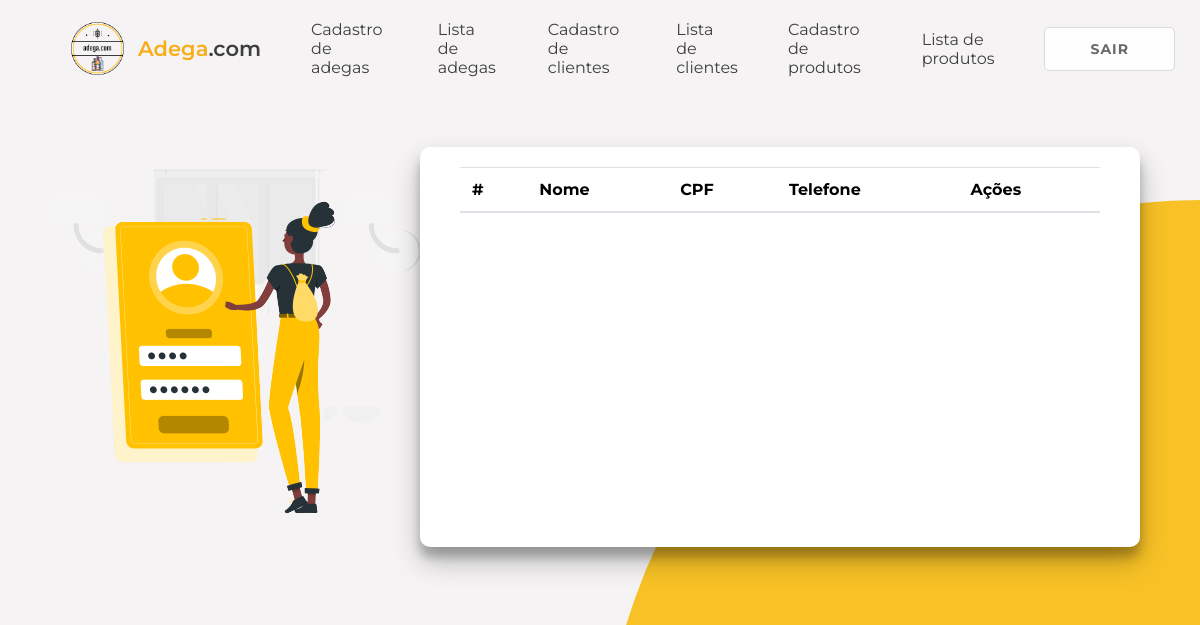
The app's page /clientes (signed in), older data.
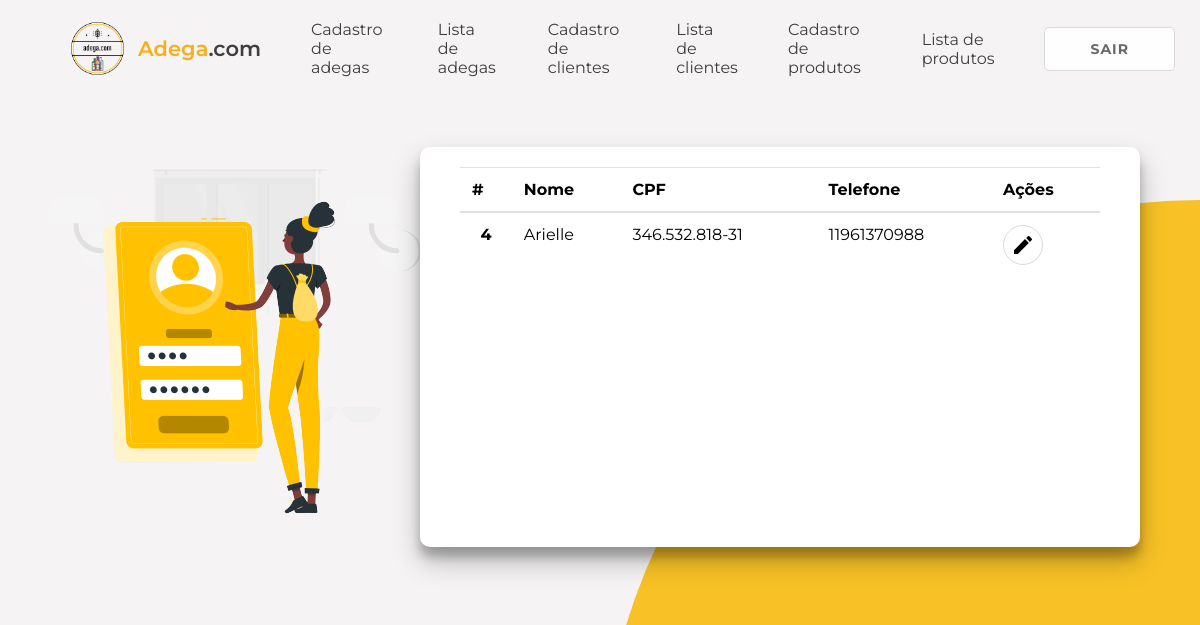
The same page, newer data.
### tables this page shows
CREATE TABLE clientes (
    id_cliente INTEGER PRIMARY KEY AUTOINCREMENT,
    nomeCliente VARCHAR(50) NOT NULL,
    cpf VARCHAR(50) NOT NULL,
    cep VARCHAR(50) NOT NULL,
    cidade VARCHAR(50) NOT NULL,
    rua VARCHAR(50) NOT NULL,
    bairro VARCHAR(50) NOT NULL,
    nResidencia VARCHAR(50) NOT NULL,
    complemento VARCHAR(50) NULL,
    telefone VARCHAR(50) NOT NULL,
    UNIQUE(cpf)
);

### routes.py (the view)
@app.route("/clientes")
def listar_clientes_api():
    logado = autenticar_login()
    if logado is None:
        return redirect("/")
    lista = db_listar_clientes()
    return render_template("lista-clientes.html", logado = logado, clientes = lista)

### database.py (called while the page is built)
def row_to_dict(description, row):
    if row is None: return None
    d = {}
    for i in range(0, len(row)):
        d[description[i][0]] = row[i]
    return d

def rows_to_dict(description, rows):
    result = []
    for row in rows:
        result.append(row_to_dict(description, row))
    return result

def conectar():
    return sqlite3.connect('adega.db')

def db_fazer_login(login, senha):
    with closing(conectar()) as con, closing(con.cursor()) as cur:
        cur.execute("SELECT u.login, u.senha, u.nome FROM usuario u WHERE u.login = ? AND u.senha = ?", [login, senha])
        return row_to_dict(cur.description, cur.fetchone())

def db_listar_clientes():
    with closing(conectar()) as con, closing(con.cursor()) as cur:
        cur.execute("SELECT id_cliente, nomeCliente, cpf, telefone FROM clientes")
        return rows_to_dict(cur.description, cur.fetchall())

### routes.py (called while the page is built)
def autenticar_login():
    login = request.cookies.get("login", "")
    senha = request.cookies.get("senha", "")
    return db_fazer_login(login, senha)

### templates/lista-clientes.html (shortened to what this page needs)
<!DOCTYPE html>
<html lang="pt-br">
	<head>
		<link rel="stylesheet" href="/static/css/global.css" />
        <link rel="stylesheet" href="/static/css/pages/listar-clientes.css" />
    </head>
    <body>
        {% include 'components/header.html' %}
        <div class="container" id="container">
            <div class="left-list">
                <img src="/static/images/formCliente.png" class="left-img" alt="imagens">
            </div>
            <div class="right-list">
                <div class="form-container-list list-in-container">
                    <div>
                        <table class="table table-hover">
                            <thead>
                              <tr>
                                <th scope="col">#</th>
                                <th scope="col">Nome</th>
                                <th scope="col">CPF</th>
                                <th scope="col">Telefone</th>
                                <th scope="col">Ações</th>
                              </tr>
                            </thead>
                            <tbody>
                            {% for cliente in clientes %}
                              <tr>
                                <th scope="row">{{cliente['id_cliente']}}</th>
                                <td>{{cliente['nomeCliente']}}</td>
                                <td>{{cliente['cpf']}}</td>
                                <td>{{cliente['telefone']}}</td>
                                <td>
                                  <a href="/cliente/{{cliente['id_cliente']}}">
                                    <button class="button secondary icon-button">
                                        <img src="/static/images/edit.svg">
                                    </button>
                                </a>
                                </td>
                              </tr>
                            {% endfor %}
                            </tbody>
                          </table>
                    </div>
                </div>
            </div>
        </div>
    </body>
</html>

Row changes from the older to the newer data that the page shows:
added clientes: id_cliente "4", nomeCliente "Arielle", cpf "346.532.818-31", telefone "11961370988"
